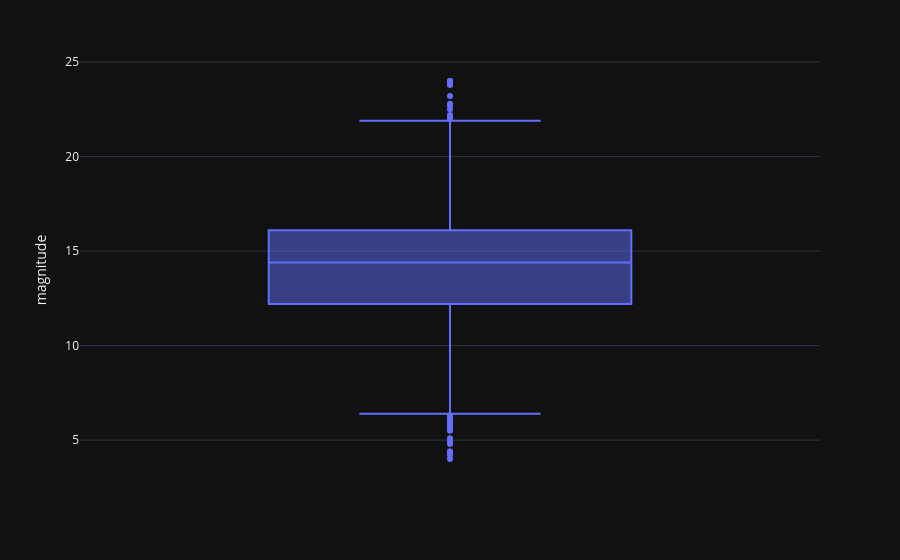

Notebook source saved alongside this figure:
### Code cell
q1 = mpc_obs_proceed_df['magnitude'].quantile(0.25)
q3 = mpc_obs_proceed_df['magnitude'].quantile(0.75)

IQR = q3 - q1 

limite_inferior = q1 - 2.5 * IQR
limite_superior = q3 + 2.5 * IQR

# Filtrar los outliers
mpc_obs_filtered_df = mpc_obs_proceed_df[(mpc_obs_proceed_df['magnitude'] >= limite_inferior) & (mpc_obs_proceed_df['magnitude'] <= limite_superior)]

px.box(mpc_obs_filtered_df, y='magnitude', template= 'plotly_dark')

### Figure 1 — Plotly figure (JSON) as saved in the notebook; plotly's stock layout.template omitted (floating-point values rounded to 4 significant figures; data arrays with more than 128 entries replaced by an {"elided": "..."} marker saying what was removed)
{"data": [{"alignmentgroup": "True", "hovertemplate": "magnitude=%{y}<extra></extra>", "legendgroup": "", "marker": {"color": "#636efa"}, "name": "", "notched": false, "offsetgroup": "", "orientation": "v", "showlegend": false, "type": "box", "x0": " ", "xaxis": "x", "y": {"elided": "7696 float values"}, "y0": " ", "yaxis": "y"}], "layout": {"boxmode": "group", "legend": {"tracegroupgap": 0}, "margin": {"t": 60}, "xaxis": {"anchor": "y", "domain": [0, 1]}, "yaxis": {"anchor": "x", "domain": [0, 1], "title": {"text": "magnitude"}}}}
